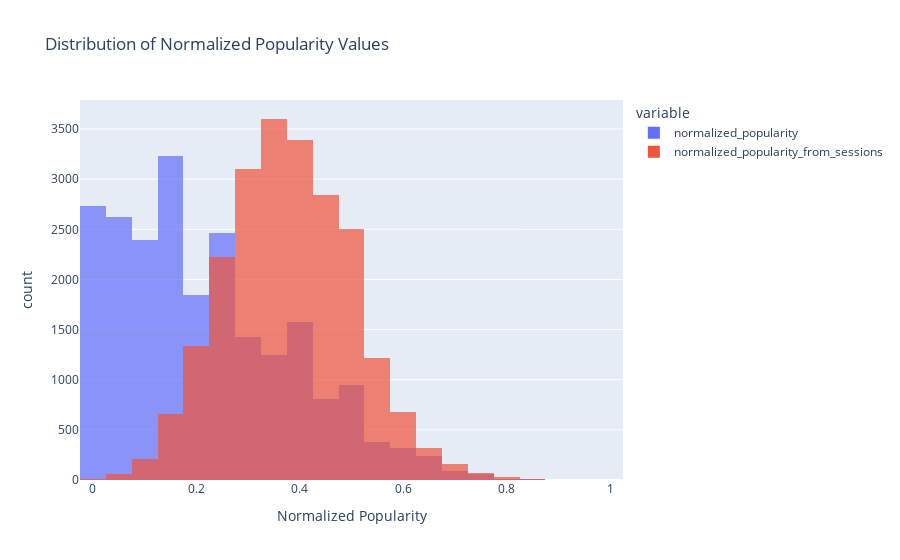

The code cell stored with this chart in its notebook:
### Code cell
fig = px.histogram(tracks_with_popularity, x=['normalized_popularity', 'normalized_popularity_from_sessions'],
                   nbins=50, opacity=0.7, barmode='overlay',
                   labels={'value': 'Normalized Popularity'},
                   title='Distribution of Normalized Popularity Values')
fig.show()

### Figure 1 — Plotly figure (JSON) as saved in the notebook; plotly's stock layout.template omitted (floating-point values rounded to 4 significant figures; data arrays with more than 128 entries replaced by an {"elided": "..."} marker saying what was removed)
{"data": [{"alignmentgroup": "True", "bingroup": "x", "hovertemplate": "variable=normalized_popularity<br>Normalized Popularity=%{x}<br>count=%{y}<extra></extra>", "legendgroup": "normalized_popularity", "marker": {"color": "#636efa", "opacity": 0.7, "pattern": {"shape": ""}}, "name": "normalized_popularity", "nbinsx": 50, "offsetgroup": "normalized_popularity", "orientation": "v", "showlegend": true, "type": "histogram", "x": {"elided": "22412 float values"}, "xaxis": "x", "yaxis": "y"}, {"alignmentgroup": "True", "bingroup": "x", "hovertemplate": "variable=normalized_popularity_from_sessions<br>Normalized Popularity=%{x}<br>count=%{y}<extra></extra>", "legendgroup": "normalized_popularity_from_sessions", "marker": {"color": "#EF553B", "opacity": 0.7, "pattern": {"shape": ""}}, "name": "normalized_popularity_from_sessions", "nbinsx": 50, "offsetgroup": "normalized_popularity_from_sessions", "orientation": "v", "showlegend": true, "type": "histogram", "x": {"elided": "22412 float values"}, "xaxis": "x", "yaxis": "y"}], "layout": {"barmode": "overlay", "legend": {"title": {"text": "variable"}, "tracegroupgap": 0}, "title": {"text": "Distribution of Normalized Popularity Values"}, "xaxis": {"anchor": "y", "domain": [0, 1], "title": {"text": "Normalized Popularity"}}, "yaxis": {"anchor": "x", "domain": [0, 1], "title": {"text": "count"}}}}
